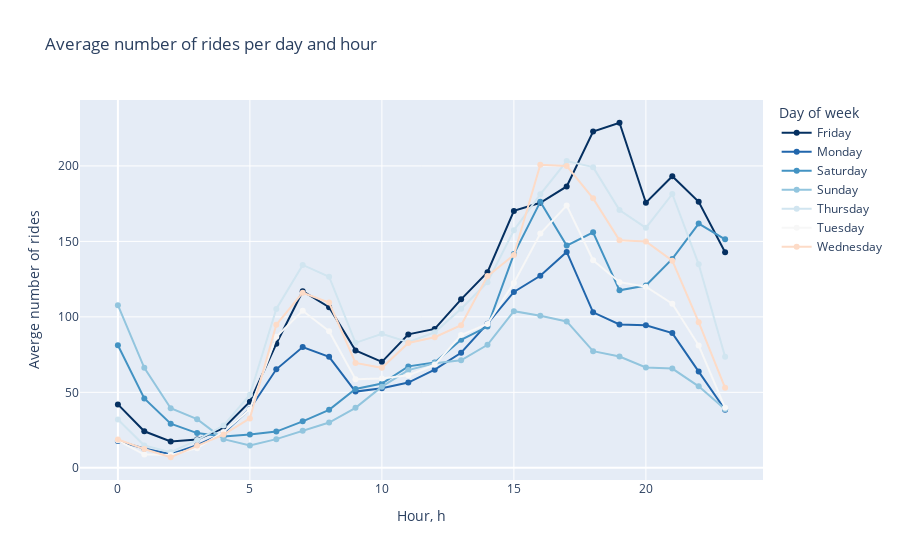

Notebook code for this chart:
### Code cell
fig = px.line(avg_wk, x="hour", y="Ride", color='day_of_week', markers=True, color_discrete_sequence=px.colors.sequential.RdBu_r, title='Average number of rides per day and hour',
labels=dict(day_of_week="Day of week", Ride="Averge number of rides", hour='Hour, h'))
fig.show()

### Figure 1 — Plotly figure (JSON) as saved in the notebook; plotly's stock layout.template omitted (floating-point values rounded to 4 significant figures)
{"data": [{"hovertemplate": "Day of week=Friday<br>Hour, h=%{x}<br>Averge number of rides=%{y}<extra></extra>", "legendgroup": "Friday", "line": {"color": "rgb(5,48,97)", "dash": "solid"}, "marker": {"symbol": "circle"}, "mode": "lines+markers", "name": "Friday", "orientation": "v", "showlegend": true, "type": "scatter", "x": [0, 1, 2, 3, 4, 5, 6, 7, 8, 9, 10, 11, 12, 13, 14, 15, 16, 17, 18, 19, 20, 21, 22, 23], "xaxis": "x", "y": [42, 24.2, 17.4, 18.8, 26.2, 43.8, 82.2, 117, 106.4, 77.8, 70.2, 88.4, 92, 111.6, 129.6, 170.2, 175.6, 186.4, 222.8, 228.6, 175.6, 193.2, 176.2, 142.8], "yaxis": "y"}, {"hovertemplate": "Day of week=Monday<br>Hour, h=%{x}<br>Averge number of rides=%{y}<extra></extra>", "legendgroup": "Monday", "line": {"color": "rgb(33,102,172)", "dash": "solid"}, "marker": {"symbol": "circle"}, "mode": "lines+markers", "name": "Monday", "orientation": "v", "showlegend": true, "type": "scatter", "x": [0, 1, 2, 3, 4, 5, 6, 7, 8, 9, 10, 11, 12, 13, 14, 15, 16, 17, 18, 19, 20, 21, 22, 23], "xaxis": "x", "y": [17.75, 12.75, 9, 15, 23, 39, 65.25, 80, 73.5, 50.5, 52.75, 56.5, 65, 76.25, 95.5, 116.5, 127.2, 143, 103, 95, 94.5, 89.25, 63.75, 38.5], "yaxis": "y"}, {"hovertemplate": "Day of week=Saturday<br>Hour, h=%{x}<br>Averge number of rides=%{y}<extra></extra>", "legendgroup": "Saturday", "line": {"color": "rgb(67,147,195)", "dash": "solid"}, "marker": {"symbol": "circle"}, "mode": "lines+markers", "name": "Saturday", "orientation": "v", "showlegend": true, "type": "scatter", "x": [0, 1, 2, 3, 4, 5, 6, 7, 8, 9, 10, 11, 12, 13, 14, 15, 16, 17, 18, 19, 20, 21, 22, 23], "xaxis": "x", "y": [81.2, 46, 29.2, 23, 20.8, 22, 24, 30.8, 38.4, 52.2, 55.8, 67.2, 69.8, 84.8, 93.6, 141.6, 176.2, 147.2, 156, 117.6, 120.8, 138.4, 161.8, 151.4], "yaxis": "y"}, {"hovertemplate": "Day of week=Sunday<br>Hour, h=%{x}<br>Averge number of rides=%{y}<extra></extra>", "legendgroup": "Sunday", "line": {"color": "rgb(146,197,222)", "dash": "solid"}, "marker": {"symbol": "circle"}, "mode": "lines+markers", "name": "Sunday", "orientation": "v", "showlegend": true, "type": "scatter", "x": [0, 1, 2, 3, 4, 5, 6, 7, 8, 9, 10, 11, 12, 13, 14, 15, 16, 17, 18, 19, 20, 21, 22, 23], "xaxis": "x", "y": [107.8, 66.25, 39.5, 32.25, 19, 14.75, 19, 24.5, 30, 39.75, 53.75, 64.75, 69.25, 71.25, 81.5, 103.8, 100.8, 97, 77.25, 73.75, 66.5, 65.75, 54, 38.75], "yaxis": "y"}, {"hovertemplate": "Day of week=Thursday<br>Hour, h=%{x}<br>Averge number of rides=%{y}<extra></extra>", "legendgroup": "Thursday", "line": {"color": "rgb(209,229,240)", "dash": "solid"}, "marker": {"symbol": "circle"}, "mode": "lines+markers", "name": "Thursday", "orientation": "v", "showlegend": true, "type": "scatter", "x": [0, 1, 2, 3, 4, 5, 6, 7, 8, 9, 10, 11, 12, 13, 14, 15, 16, 17, 18, 19, 20, 21, 22, 23], "xaxis": "x", "y": [32, 14.8, 10.4, 18.4, 28, 48.4, 105.2, 134.4, 126.6, 82.8, 88.8, 83.2, 89.8, 105.4, 123, 157.4, 181.2, 203.2, 199.2, 170.8, 159, 181.4, 134.8, 73.6], "yaxis": "y"}, {"hovertemplate": "Day of week=Tuesday<br>Hour, h=%{x}<br>Averge number of rides=%{y}<extra></extra>", "legendgroup": "Tuesday", "line": {"color": "rgb(247,247,247)", "dash": "solid"}, "marker": {"symbol": "circle"}, "mode": "lines+markers", "name": "Tuesday", "orientation": "v", "showlegend": true, "type": "scatter", "x": [0, 1, 2, 3, 4, 5, 6, 7, 8, 9, 10, 11, 12, 13, 14, 15, 16, 17, 18, 19, 20, 21, 22, 23], "xaxis": "x", "y": [18.25, 8.75, 8.5, 13, 23.75, 38.75, 86.75, 104, 90.5, 58.75, 59.25, 61.25, 68.25, 88, 95.25, 122.5, 155.2, 173.8, 137.5, 123, 120, 108.8, 81, 39.75], "yaxis": "y"}, {"hovertemplate": "Day of week=Wednesday<br>Hour, h=%{x}<br>Averge number of rides=%{y}<extra></extra>", "legendgroup": "Wednesday", "line": {"color": "rgb(253,219,199)", "dash": "solid"}, "marker": {"symbol": "circle"}, "mode": "lines+markers", "name": "Wednesday", "orientation": "v", "showlegend": true, "type": "scatter", "x": [0, 1, 2, 3, 4, 5, 6, 7, 8, 9, 10, 11, 12, 13, 14, 15, 16, 17, 18, 19, 20, 21, 22, 23], "xaxis": "x", "y": [18.75, 12.5, 7, 14.75, 22, 32.75, 94.75, 116, 109.5, 69.5, 66.25, 82.75, 86.5, 94.5, 127, 141, 200.8, 200, 178.5, 150.8, 150, 137.2, 96.5, 53], "yaxis": "y"}], "layout": {"legend": {"title": {"text": "Day of week"}, "tracegroupgap": 0}, "title": {"text": "Average number of rides per day and hour"}, "xaxis": {"anchor": "y", "domain": [0, 1], "title": {"text": "Hour, h"}}, "yaxis": {"anchor": "x", "domain": [0, 1], "title": {"text": "Averge number of rides"}}}}
